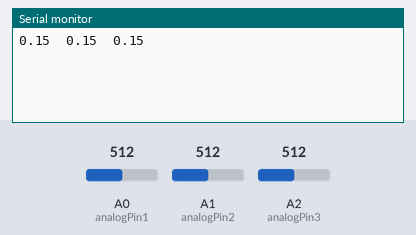
A sketch run on a simulated Arduino Uno, built with avr-gcc and run on an emulated ATmega328P. Parts: the last lines printed to the serial monitor. The inputs (shaded band) are chosen by the test bench; at power-on: A0 (analogPin1) = 512, A1 (analogPin2) = 512, A2 (analogPin3) = 512.

Above: at 1.2 s.
1.3 s: A0 (analogPin1) set to 716
At 2.6 s:
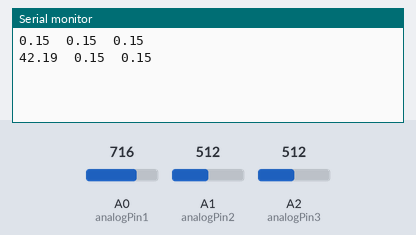
2.8 s: A1 (analogPin2) set to 716
At 3.8 s:
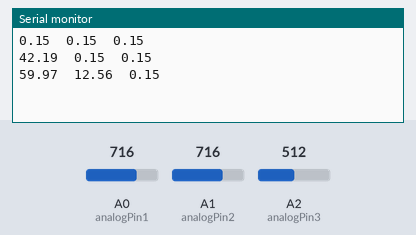
4.3 s: A2 (analogPin3) set to 716
At 5.6 s:
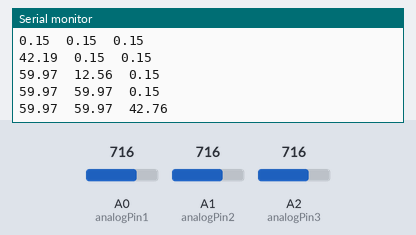
5.8 s: A0 (analogPin1) set to 900
At 6.5 s:
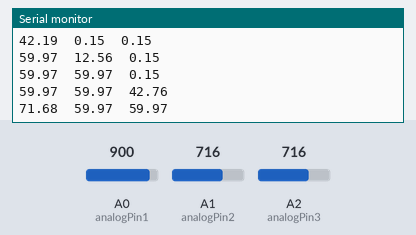
7.3 s: A1 (analogPin2) set to 900
At 8.6 s:
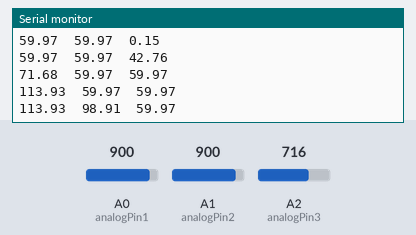
8.8 s: A2 (analogPin3) set to 900
At 9.8 s:
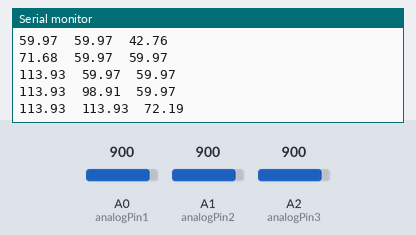
Timing chart, 0 to 11.3 s (numbered marks = the images above; inputs shaded):
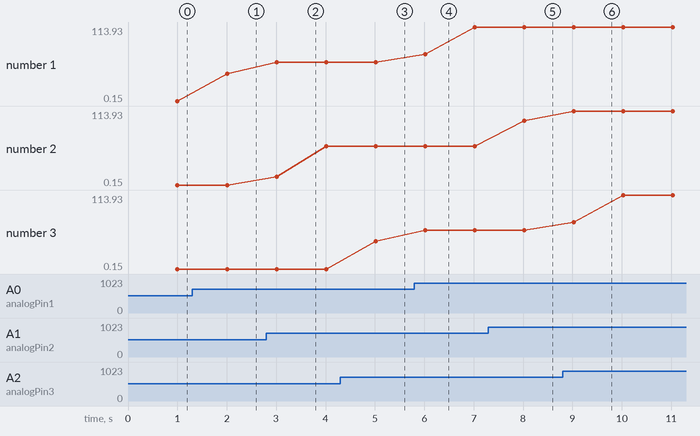

The sketch:

StateofCharge.ino
```cpp
// These constants won't change.  They're used to give names
// to the pins used:
const int analogPin1 = A0;  // Analog input pin that the potentiometer is attached to
const int analogPin2 = A1;
const int analogPin3 = A2;

const int currentRate = 1000; //milliseconds between current data
const int chargeRate = 1000*60; //milliseconds between charge data


// ADC config

const int readRez = 10;
const float maxADCVal = powf(2,readRez)-1 ;

//Current sensor information

float noCurrentVoltage = 2.5; //expected voltage when current is 0
float maxVolt = 5.0;
float ampRange = 300.0;  //maximum positive ampage


float sensor1Value;
float sensor2Value;
float sensor3Value;

float sensor1avg;
float sensor2avg;
float sensor3avg;

float sensor1curr;
float sensor2curr;
float sensor3curr;


void setup() {
  // initialize serial communications at 9600 bps:
  Serial.begin(115200);
}

void loop() {
    unsigned long chargeTime = millis();
    float dCharge1 = 0;
    float dCharge2 = 0;
    float dCharge3 = 0;
    while (millis()-chargeTime< chargeRate || millis()<chargeTime) //handle rollover
    {
        unsigned long currTime = millis();
        int samples=0;
        float sensor1Value = 0;
        float sensor2Value = 0;
        float sensor3Value = 0;

        while (millis()-currTime<currentRate || millis()<currTime ) //handle rollover
        {
            sensor1Value += analogRead(analogPin1);
            sensor2Value += analogRead(analogPin2);
            sensor3Value += analogRead(analogPin3);
            samples++;
            delay(2); //sleep 2 milliseconds to allow ADC to recover
        }
        sensor1avg = sensor1Value/float(samples);
        sensor2avg = sensor2Value/float(samples);
        sensor3avg = sensor3Value/float(samples);

        sensor1curr = ampRange*((sensor1avg/maxADCVal)-noCurrentVoltage/maxVolt);
        sensor2curr = ampRange*((sensor2avg/maxADCVal)-noCurrentVoltage/maxVolt);
        sensor3curr = ampRange*((sensor3avg/maxADCVal)-noCurrentVoltage/maxVolt);
        Serial.print(sensor1curr);
        Serial.print("\t");
        Serial.print(sensor2curr);
        Serial.print("\t");
        Serial.println(sensor3curr); //send CAN message about current here
        dCharge1 += sensor1curr;
        dCharge2 += sensor2curr;
        dCharge3 += sensor3curr;

    }
        Serial.print(dCharge1);
        Serial.print("\t");
        Serial.print(dCharge2);
        Serial.print("\t");
        Serial.println(dCharge3); //send CAN message about charge here
}
```

Measured:
- after the input at 1.3 s, the serial monitor: prints a new line after 0.71 s (image 1)
- after the input at 2.8 s, the serial monitor: prints a new line after 0.21 s (image 2)
- after the input at 4.3 s, the serial monitor: prints a new line after 0.71 s (image 3)
- after the input at 5.8 s, the serial monitor: prints a new line after 0.22 s (image 4)
- after the input at 7.3 s, the serial monitor: prints a new line after 0.72 s (image 5)
- after the input at 8.8 s, the serial monitor: prints a new line after 0.23 s (image 6)
- plotted number 1: 0.15 → 42.19 after the input at 1.3 s, 59.97 → 113.93 after the input at 5.8 s
- plotted number 2: 59.97 → 98.91 after the input at 7.3 s
